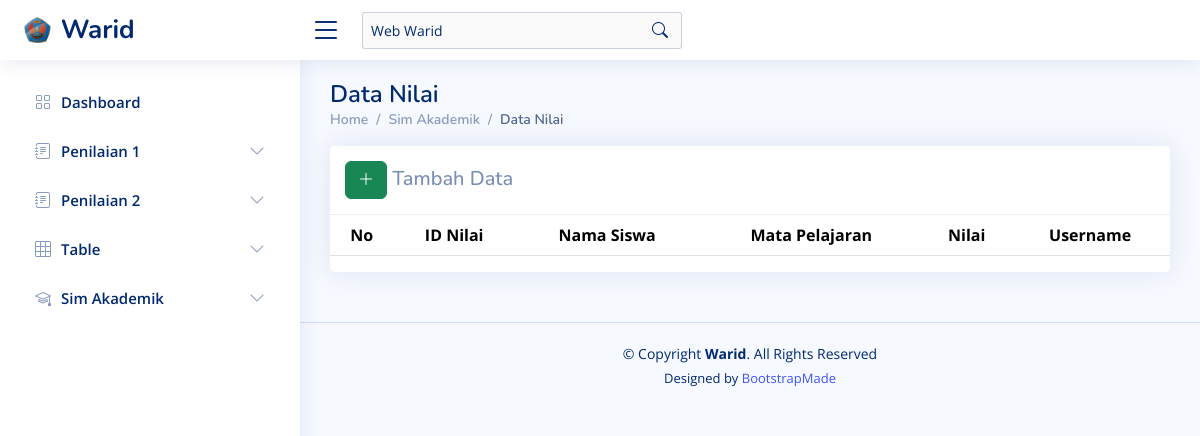
The app's page /?page=nilai, older data.
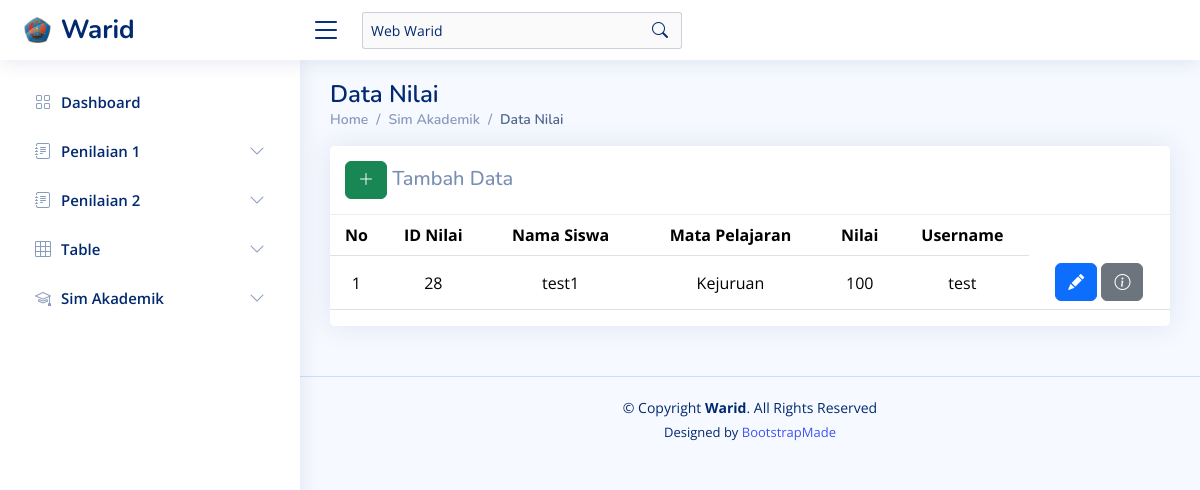
The same page, newer data.
### tables this page shows
CREATE TABLE `tb_nilai` (
  `id_nilai` int(4) NOT NULL,
  `nis` int(6) NOT NULL,
  `id_mapel` int(4) NOT NULL,
  `nilai` int(4) NOT NULL,
  `id_user` int(2) NOT NULL
);

CREATE TABLE `tb_siswa` (
  `nis` int(6) NOT NULL,
  `nama` varchar(100) NOT NULL,
  `id_kelas` int(4) NOT NULL,
  `jk` smallint(2) NOT NULL,
  `user` varchar(100) NOT NULL,
  `pass` varchar(200) NOT NULL,
  `foto` varchar(100) NOT NULL
);

CREATE TABLE `tb_mapel` (
  `id_mapel` int(4) NOT NULL,
  `nama_mapel` varchar(50) NOT NULL
);

CREATE TABLE `tb_user` (
  `id_user` int(2) NOT NULL,
  `user` varchar(502) NOT NULL,
  `pass` varchar(200) NOT NULL,
  `lvl` enum('admin','petugas','wakasek','walikelas') NOT NULL
);

### assets/components/sim_akademik_warid/nilai.php (the view, shortened to what this page needs)
<?php
$pageName = 'nilai';
?>
<main id="main" class="main">
    <div class="pagetitle">
        <h1>Data Nilai</h1>
        <nav>
            <ol class="breadcrumb">
                <li class="breadcrumb-item"><a href="?page=dashboard">Home</a></li>
                <li class="breadcrumb-item">Sim Akademik</li>
                <li class="breadcrumb-item active">Data Nilai</li>
            </ol>
        </nav>
    </div>
    <section class="section">
        <div class="row">
            <div class="col-lg-12">
                <div class="card">
                    <h5 class="card-header d-flex">
                        <span class="col-sm-6"><a href="?page=<?php echo $pageName ?>&alert=add_data" class="btn btn-success"><i class="bi bi-plus-lg"></i></a> Tambah Data</span>
                    </h5>
                    <div class="table-responsive text-nowrap">
                        <table class="table table-hover">
                            <thead>
                                <tr>
                                    <th>No</th>
                                    <th>ID Nilai</th>
                                    <th>Nama Siswa</th>
                                    <th>Mata Pelajaran</th>
                                    <th>Nilai</th>
                                    <th>Username</th>
                                </tr>
                            </thead>
                            <tbody>
                                <?php
                                $sqlNilai = "SELECT n.id_nilai, s.nama AS nama_siswa, m.nama_mapel AS mata_pelajaran, n.nilai, u.user FROM tb_nilai n LEFT JOIN tb_siswa s ON n.nis = s.nis LEFT JOIN tb_mapel m ON n.id_mapel = m.id_mapel LEFT JOIN tb_user u ON n.id_user = u.id_user;";
                                $stmt = $pdo->query($sqlNilai);
                                $no = 1;
                                foreach ($stmt as $nilai) {
                                ?>
                                    <tr>
                                        <td><?php echo $no++; ?></td>
                                        <td><?php echo htmlspecialchars($nilai['id_nilai']); ?></td>
                                        <td><?php echo htmlspecialchars($nilai['nama_siswa']); ?></td>
                                        <td><?php echo htmlspecialchars($nilai['mata_pelajaran']); ?></td>
                                        <td><?php echo htmlspecialchars($nilai['nilai']); ?></td>
                                        <td><?php echo htmlspecialchars($nilai['user']); ?></td>
                                        <td>
                                            <a href="?page=<?php echo $pageName ?>&alert=edit_data&id=<?php echo $nilai['id_nilai']; ?>" class="btn btn-primary"><i class="bi bi-pencil-fill" style="color: white;"></i></a>
                                            <a href="?page=<?php echo $pageName ?>&alert=info_data&id=<?php echo $nilai['id_nilai']; ?>" class="btn btn-secondary"><i class="bi bi-info-circle" style="color: white"></i></a>
                                        </td>
                                    </tr>
                                <?php
                                }
                                ?>
                            </tbody>
                        </table>
                    </div>
                </div>
            </div>
        </div>
    </section>
</main>

Row changes from the older to the newer data that the page shows:
added tb_nilai: id_nilai "28", nis.nama "test1", id_mapel.nama_mapel "Kejuruan", nilai "100", id_user.user "test"
